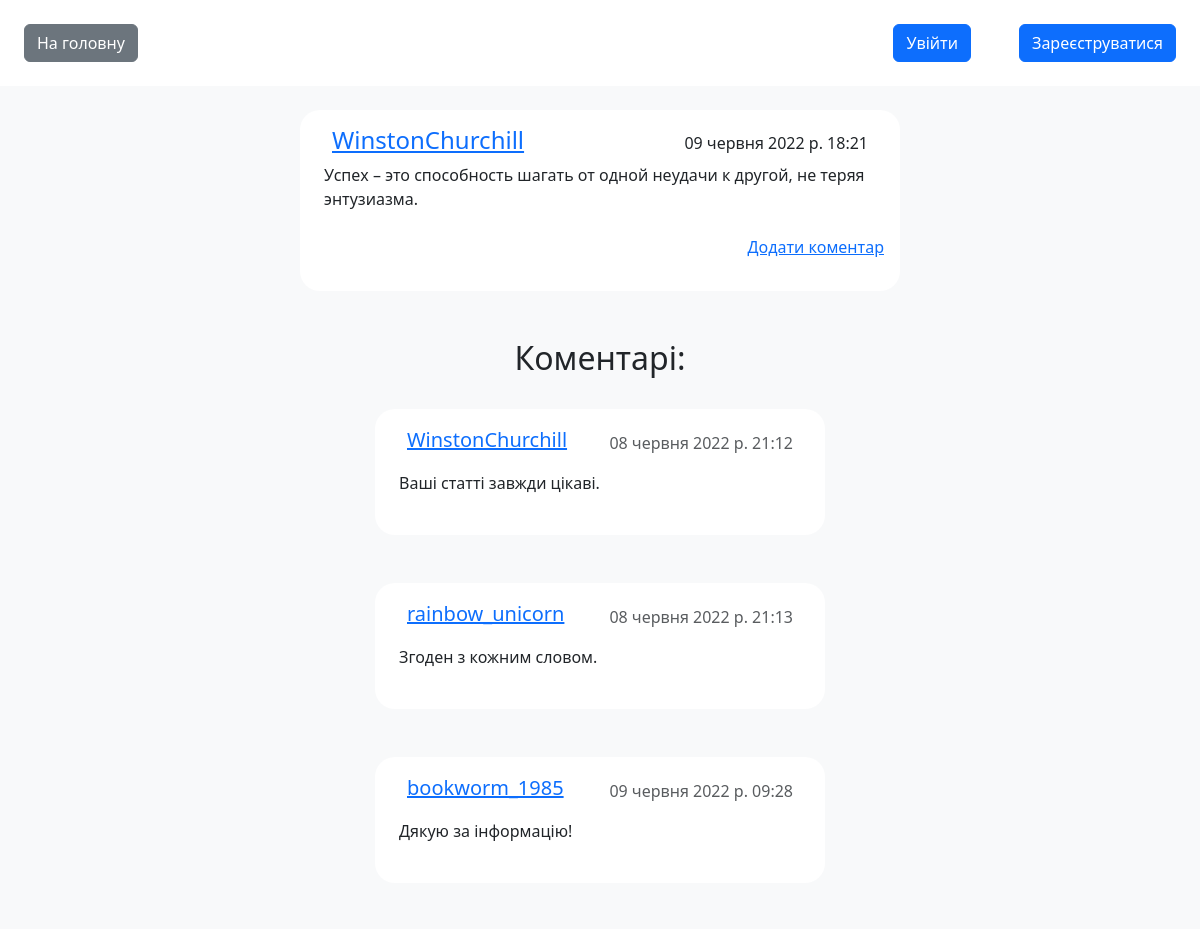
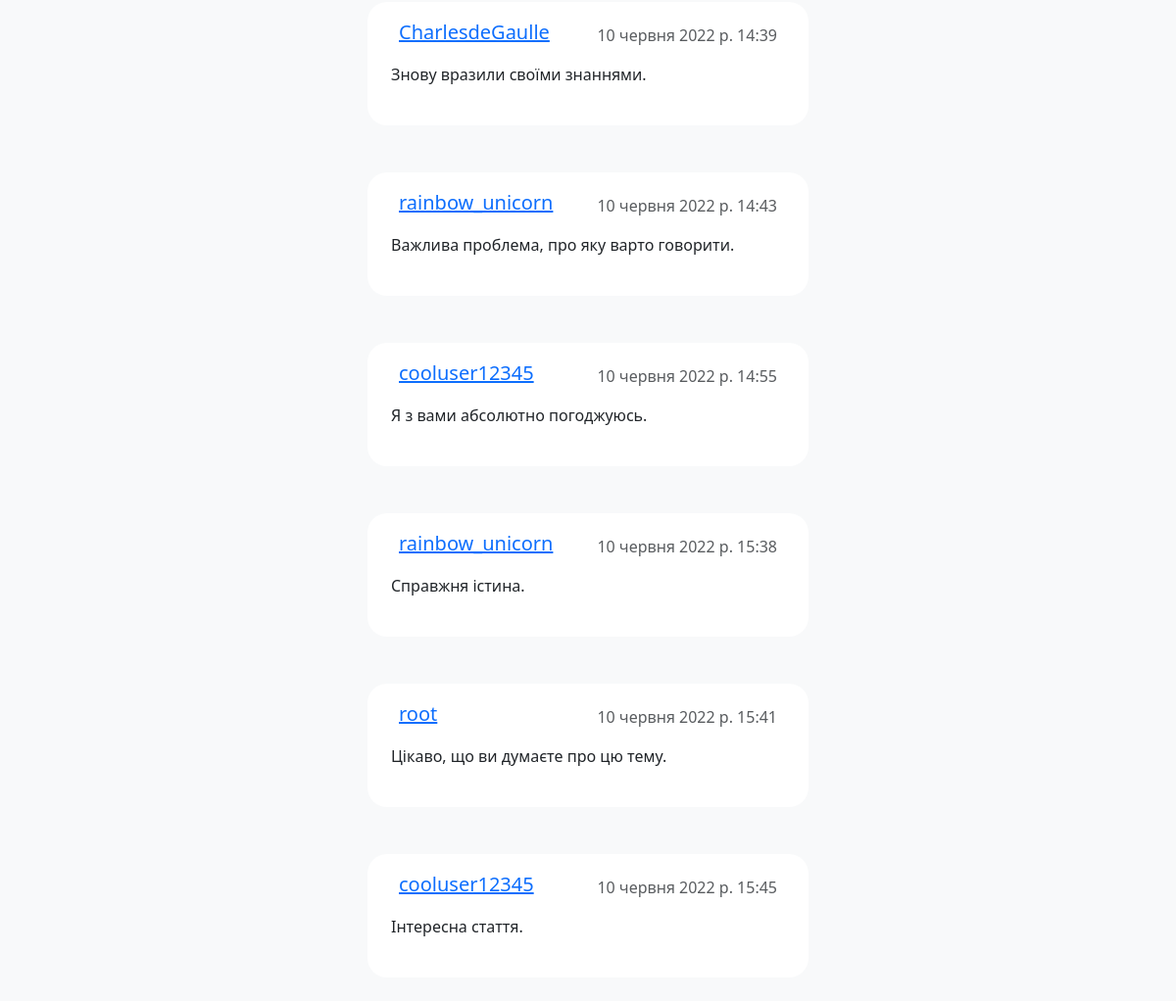
Screenshot of /post/11/comments/ with the database file from the repository (2 pictures, top to bottom).
### blog/models.py (models this page shows)
class Post(models.Model):
    id = models.AutoField(primary_key=True)
    author = models.ForeignKey(User, on_delete=models.CASCADE)
    content = models.TextField(blank=True, verbose_name="Текст статті", null=False)
    time_create = models.DateTimeField(auto_now_add=True, verbose_name="Час створення")
    time_update = models.DateTimeField(auto_now=True, verbose_name="Час редагування")
    class Meta:
        verbose_name = 'Пости'
        verbose_name_plural = 'Пости'
        ordering = ['-time_create']

class Comment(models.Model):
    id = models.AutoField(primary_key=True)
    author = models.ForeignKey(User, on_delete=models.CASCADE, verbose_name="Автор")
    post = models.ForeignKey('blog.Post', on_delete=models.CASCADE, verbose_name="Пост")
    related_comment = models.ForeignKey('self', null=True, blank=True, on_delete=models.SET_NULL,
                                        verbose_name="Пов'язаний коментар")
    content = models.TextField(blank=True, verbose_name="Текст коментаря", null=False)
    time_create = models.DateTimeField(auto_now_add=True, verbose_name="Час створення")
    time_update = models.DateTimeField(auto_now=True, verbose_name="Час редагування")
    class Meta:
        verbose_name = 'Коментарі'
        verbose_name_plural = 'Коментарі'
        ordering = ['time_create']

### blog/views.py (the view)
# urls.py: path('post/<int:post_id>/comments/', PostCommentsView.as_view(), name='post_comments'),
class PostCommentsView(View):
    def get(self, request, post_id):
        post = Post.objects.get(id=post_id)
        comments = Comment.objects.filter(post=post)
        return render(request, 'blog/post_comments.html', {'post': post, 'comments': comments})

### blog/templates/blog/post_comments.html (shortened to what this page needs)
{% extends 'blog/base.html' %}
{% block content %}
<main class="d-flex flex-column align-items-center gap-4 w-100">
    <div class="post mb-4 p-3 bg-white w-50  rounded-20  min-w-450">
        <div class="d-flex justify-content-between align-items-end  mx-3">
            <p class="h4 m-0"><a href="{% url 'user_posts' username=post.author.username %}">{{ post.author }}</a></p>
            <p class="m-0">{{ post.time_create }}</p></div>
        <div><p class="text-lg p-2">{{ post.content }}</p></div>
        <div class="w-70 ml-30 g-4 justify-content-between d-flex flex-row-reverse">
            <p><a href="{% url 'add_comment' post.id %}" class="w-50 mb-0">Додати коментар</a></p>
        </div>
    </div>
    <div class="d-flex flex-column align-items-center gap-4 w-50">
        <h2>Коментарі:</h2>
        {% for comment in comments %}
        <div class="mb-4 p-3 bg-white rounded-20 w-75 min-w-300 " id="comment_{{ comment.id }}">
            <div class="d-flex justify-content-between align-items-end  mx-3">
                <p class="fw-medium fs-5 mb-2"><a href="{% url 'user_posts' username=comment.author.username %}"
                                                  class="w-50 mb-0">{{comment.author.username}}</a></p>
                <p class="mb-2 text-muted">{{ comment.time_create }}</p>
            </div>
            <div><p class="text-lg p-2 text-break">{{ comment.content }} </p></div>
        </div>
        {% empty %}
        <p>Комментарі відсутні.</p>
        {% endfor %}
    </div>
</main>
{% endblock %}

### static/css/styles.css (style rules this page uses)
html, body { margin: 0; height: 100%; }
.rounded-20 { border-radius: 20px; }
.min-w-300 { min-width: 300px; }
.min-w-450 { min-width: 450px; }
.w-70 { width:70% }
.ml-30 { margin-left: 30% }

### rows the page displays
Post: author "WinstonChurchill", time_create "09 червня 2022 р. 18:21", content "Успех – это способность шагать от одной неудачи к другой, не теряя энтузиазма."
Comment: author.username "WinstonChurchill", time_create "08 червня 2022 р. 21:12", content "Ваші статті завжди цікаві."
Comment: author.username "rainbow_unicorn", time_create "08 червня 2022 р. 21:13", content "Згоден з кожним словом."
Comment: author.username "bookworm_1985", time_create "09 червня 2022 р. 09:28", content "Дякую за інформацію!"
Comment: author.username "CharlesdeGaulle", time_create "10 червня 2022 р. 14:39", content "Знову вразили своїми знаннями."
Comment: author.username "rainbow_unicorn", time_create "10 червня 2022 р. 14:43", content "Важлива проблема, про яку варто говорити."
Comment: author.username "cooluser12345", time_create "10 червня 2022 р. 14:55", content "Я з вами абсолютно погоджуюсь."
Comment: author.username "rainbow_unicorn", time_create "10 червня 2022 р. 15:38", content "Справжня істина."
Comment: author.username "root", time_create "10 червня 2022 р. 15:41", content "Цікаво, що ви думаєте про цю тему."
Comment: author.username "cooluser12345", time_create "10 червня 2022 р. 15:45", content "Інтересна стаття."
